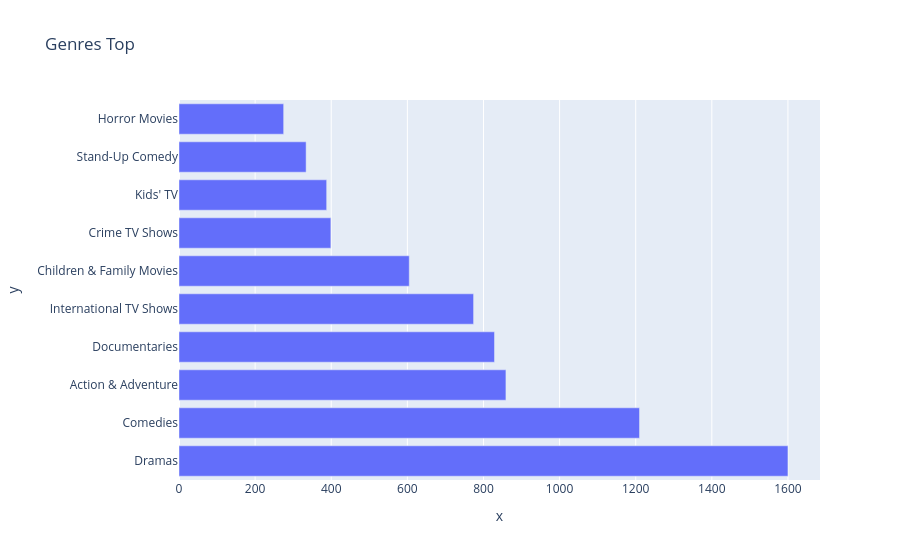

Notebook code for this chart:
### Markdown cell above
### 6.4 Топ жанров

### Code cell
top_genres = df['genre_main'].value_counts().head(10)
px.bar(top_genres.values, x=top_genres.values, y=top_genres.index, title='Genres Top')

### Figure 1 — Plotly figure (JSON) as saved in the notebook; plotly's stock layout.template omitted (floating-point values rounded to 4 significant figures)
{"data": [{"hovertemplate": "x=%{x}<br>y=%{y}<extra></extra>", "legendgroup": "", "marker": {"color": "#636efa", "pattern": {"shape": ""}}, "name": "", "orientation": "h", "showlegend": false, "textposition": "auto", "type": "bar", "x": [1600, 1210, 859, 829, 774, 605, 399, 388, 334, 275], "xaxis": "x", "y": ["Dramas", "Comedies", "Action & Adventure", "Documentaries", "International TV Shows", "Children & Family Movies", "Crime TV Shows", "Kids' TV", "Stand-Up Comedy", "Horror Movies"], "yaxis": "y"}], "layout": {"barmode": "relative", "legend": {"tracegroupgap": 0}, "title": {"text": "Genres Top"}, "xaxis": {"anchor": "y", "domain": [0, 1], "title": {"text": "x"}}, "yaxis": {"anchor": "x", "domain": [0, 1], "title": {"text": "y"}}}}
